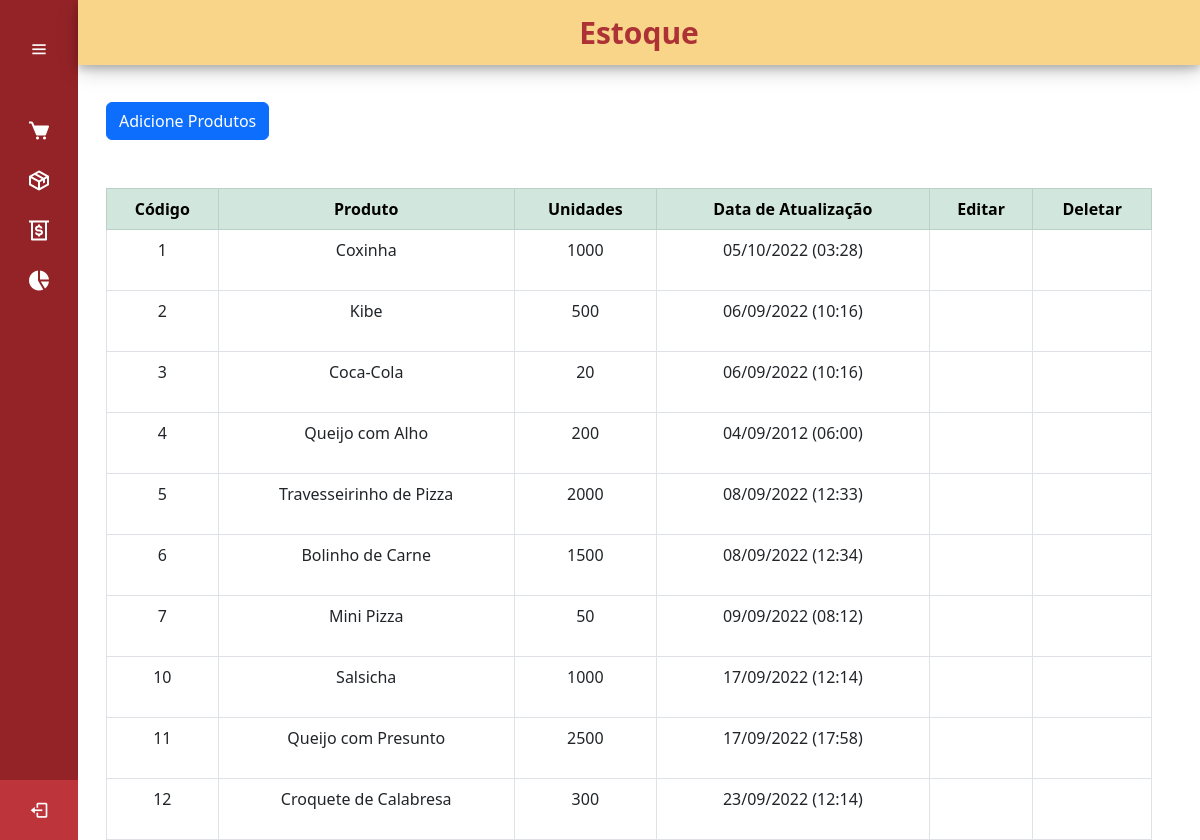
Page /estoque on the earlier database version.
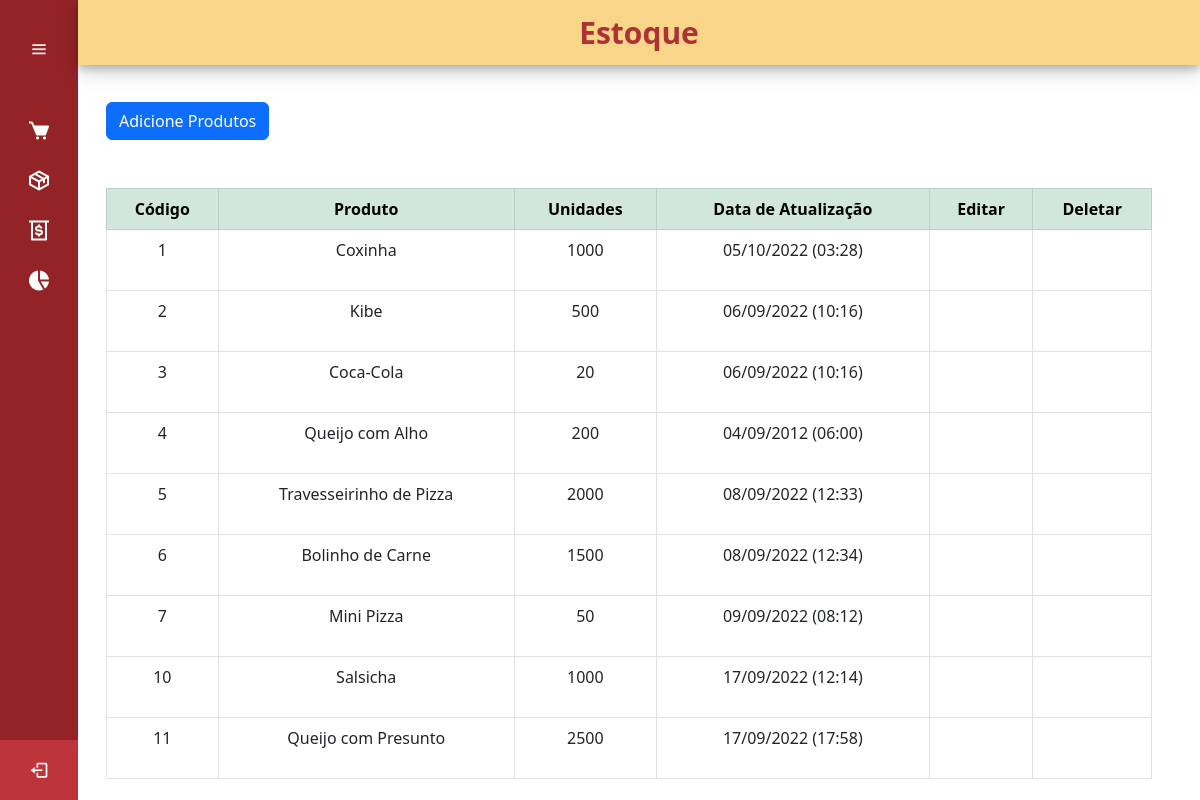
Same page on the later database version.
### cadastro/models.py (models this page shows, shortened)
class ListaProdutos(models.Model):
    nome_produto = models.CharField(max_length=50, verbose_name='Produto')
    quantidade_produto = models.IntegerField(verbose_name='Qntd.')
    data_adicao = models.DateTimeField(auto_now_add= True ,verbose_name='Data de Adição')
    nota_produto = models.TextField()

### cadastro/views.py (the view)
# urls.py: path('estoque', views.produto_List, name='estoque'),
def produto_List(request):
    produto_List = ListaProdutos.objects.all()
    return render(request, "paginas/estoque.html", {'produtos': produto_List})

### paginas/templates/paginas/estoque.html (shortened to what this page needs)
{% extends 'paginas/modelo.html' %}
{% load static %}
{% block conteudo %}
<div class="home_content" style="top: 30px">
    <div class="conteudo_pagina">
        <div class="container">
            <br><br><br>
            <button type="button" class="btn btn-primary" data-bs-toggle="modal" data-bs-target="#addModal">
                Adicione Produtos
            </button>
            <br><br><br>
            <table class="table table-bordered" id="tabela" style="text-align: center ;">
                <thead class="table-success">
                    <tr>
                        <th>Código</th>
                        <th>Produto</th>
                        <th>Unidades</th>
                        <th>Data de Atualização</th>
                        <th>Editar</th>
                        <th>Deletar</th>
                    </tr>
                </thead>
                {% for produto in produtos %}
                <tr>
                    <td>{{ produto.id }}</td>
                    <td>{{ produto.nome_produto }}</td>
                    <td>{{ produto.quantidade_produto }}</td>
                    <td>{{ produto.data_adicao | date:'d/m/Y (H:i)' }}</td>
                    <td>
                        <a class="btn btn-sucess text-center" title="Editar Produto" data-bs-toggle="modal"
                            data-bs-target="#editModal{{ produto.id }}">
                            <box-icon name='edit'></box-icon>
                        </a>
                    </td>
                    <td>
                        <a class="btn text-center" title="Deletar Produto" data-bs-toggle="modal"
                            data-bs-target="#deleteModal{{ produto.id }}">
                            <box-icon name='trash'></box-icon>
                        </a>
                    </td>
                </tr>
                {% endfor %}
            </table>
        </div>
    </div>
</div>
{% endblock %}

Differences in the rows shown:
removed ListaProdutos: id "12", nome_produto "Croquete de Calabresa", quantidade_produto "300", data_adicao "23/09/2022 (12:14)"
